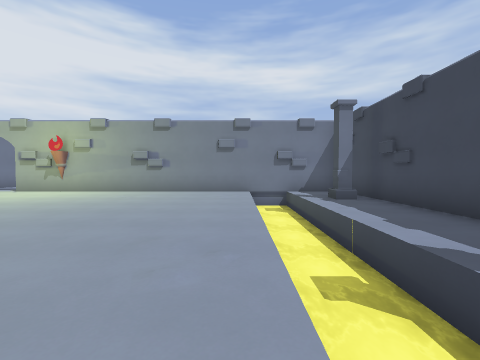
[1] (above)

19 first-person views from a walk through a 3-D level made in the Godot game engine. The camera is 1.4 m above the floor, tilts 2° down and sees 90° across. The floor is counted in squares, 2 m on a side. Each view is taken from the middle of a square. On the plan, view 1 faces up. The plan holds only what a view shows up to about 9 squares ahead; the rest is blank. The place goes on beyond the plan. Characters and animated objects are not drawn. Door leaves are left out where a doorway can be walked through. Surface patterns are stand-ins for the level's own textures.

[2]
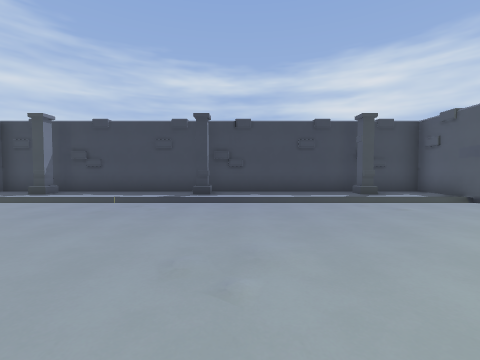

[3]
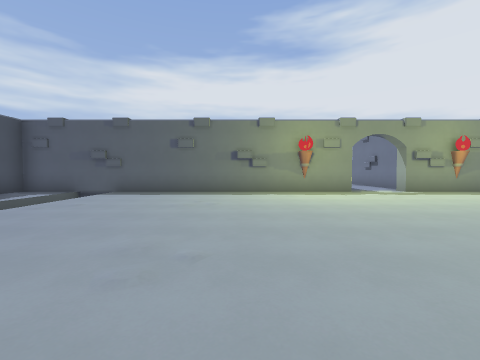

[4]
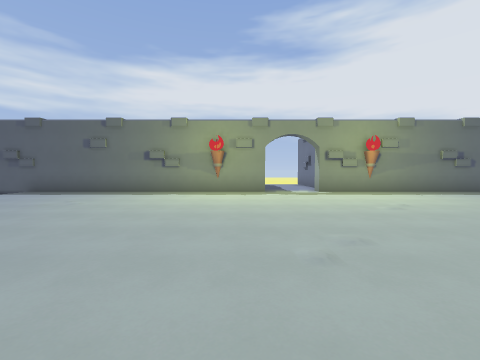

[5]
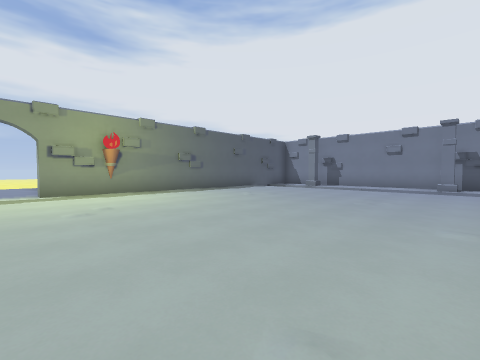

[6]
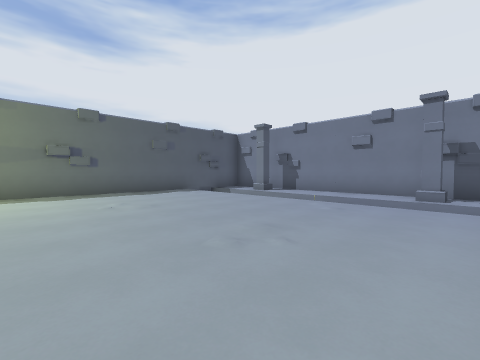

[7]
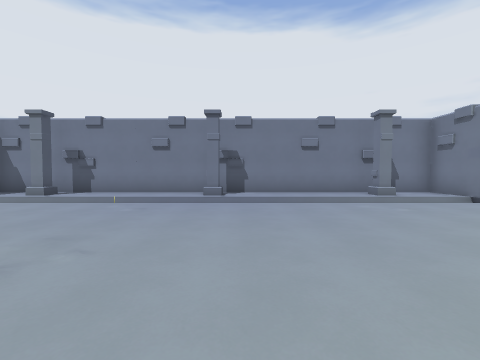

[8]
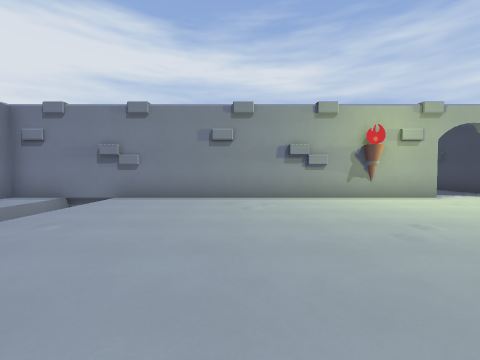

[9]
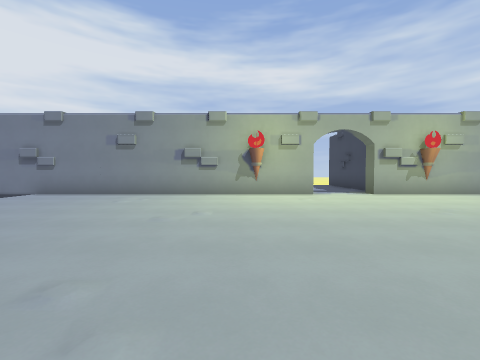

[10]
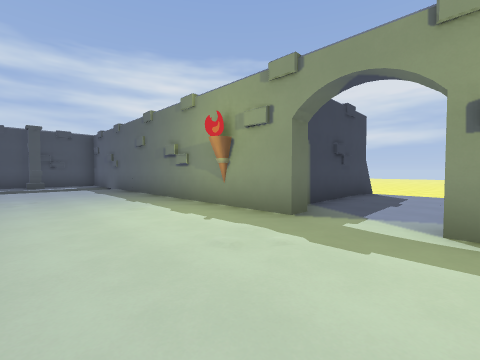

[11]
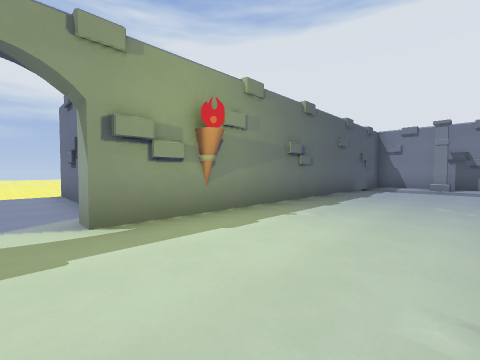

[12]
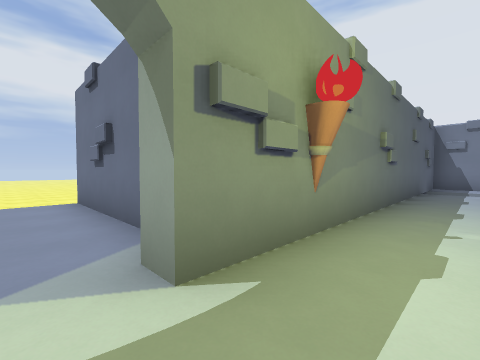

[13]
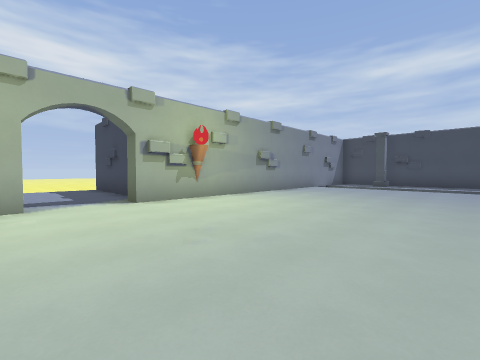

[14]
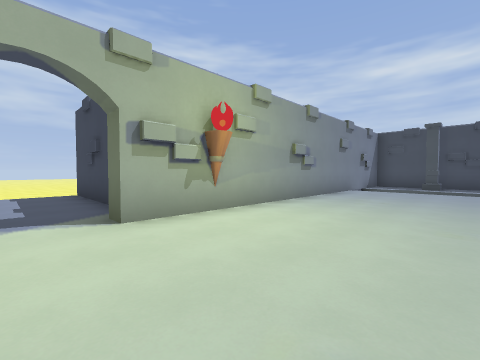

[15]
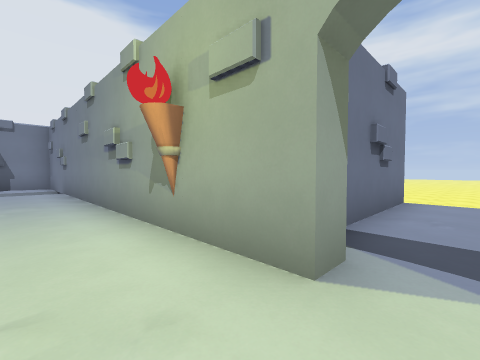

[16]
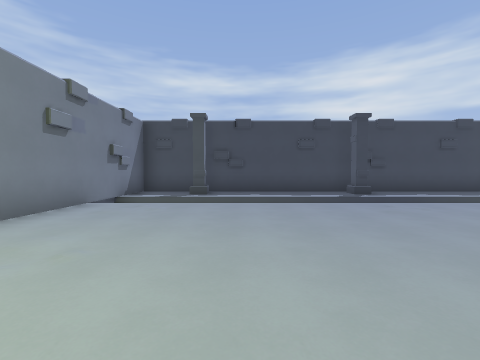

[17]
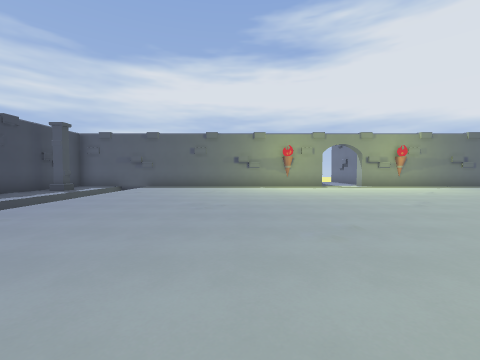

[18]
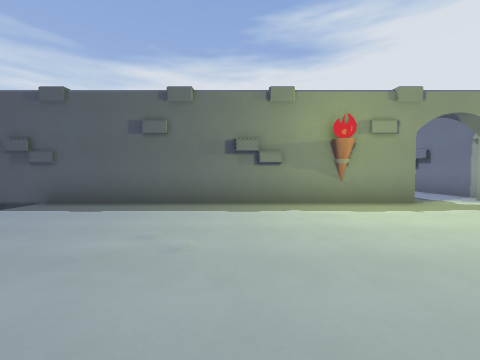

[19]
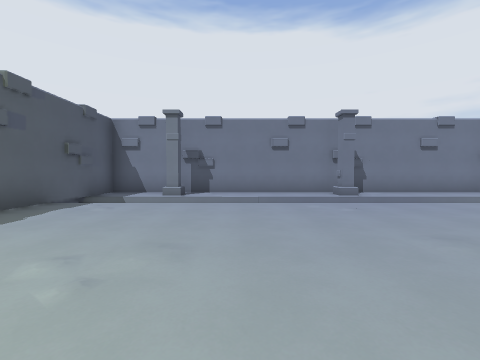

### Floor plan
Key: @ floor where view 1 was taken; # wall or solid block; x gap in a wall; . main floor; : floor 0.5 m higher than the main floor; D open door; ≈ water the walk keeps out of.
Columns run from 21 left of view 1 to 3 right of it. Each row starts with its distance up from view 1.
 13           #...#
 12           #...#
 11           #...#
 10           #...#
  9  ≈ #########DD########
  8 ##≈...................≈##
  7 #. ...................≈.#
  6 #. ...................≈.#
  5 #. ...................≈.#
  4 #. ...................≈.#
  3 #. ...................≈.#
  2 #. .......... ........≈.#
  1 #: ...................≈.#
  0 #. ..................@ .#
 -1 #. ................... .#
 -2 #. ................... .#
 -3 #. ................... .#
 -4 #: ................... .#
 -5 #. ................... .#
 -6 ##≈.......##DD#.......≈##
 -7    ########.DD######## ≈
 -8           #...#
 -9           #...#
-10           #...#
-11           x...x

Where each view was taken, in squares from view 1:
view 1: 0 up, 0 right, facing up
view 2: 0 up, 5 left, facing right
view 3: 2 up, 4 left, facing down
view 4: 2 up, 7 left, facing down
view 5: 2 up, 9 left, facing down-left
view 6: 2 up, 13 left, facing down-left
view 7: 2 up, 13 left, facing left
view 8: 2 up, 15 left, facing up
view 9: 1 up, 12 left, facing up
view 10: 3 down, 10 left, facing down-right
view 11: 3 down, 9 left, facing down-left
view 12: 5 down, 9 left, facing down-left
view 13: 3 up, 10 left, facing up-right
view 14: 5 up, 9 left, facing up-right
view 15: 7 up, 9 left, facing up-left
view 16: 5 up, 5 left, facing right
view 17: 5 up, 4 left, facing down
view 18: 1 down, 4 left, facing down
view 19: 2 down, 13 left, facing left
